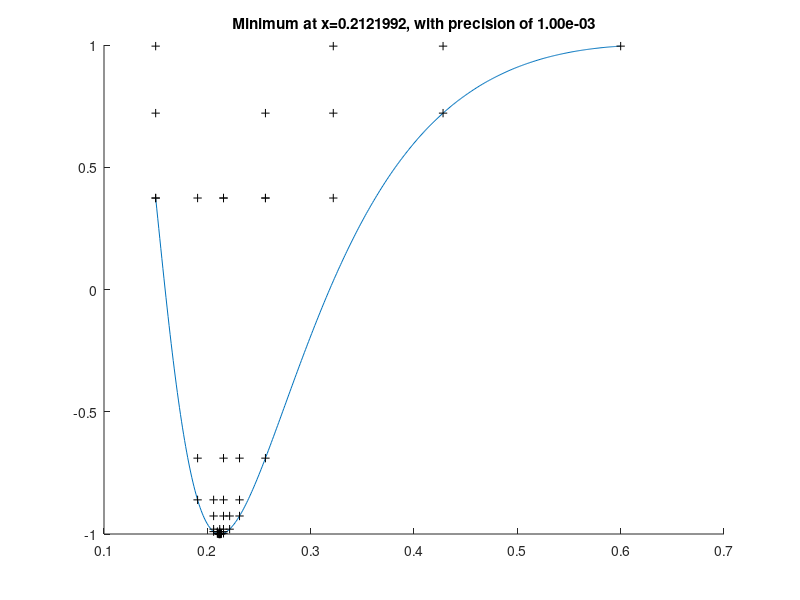
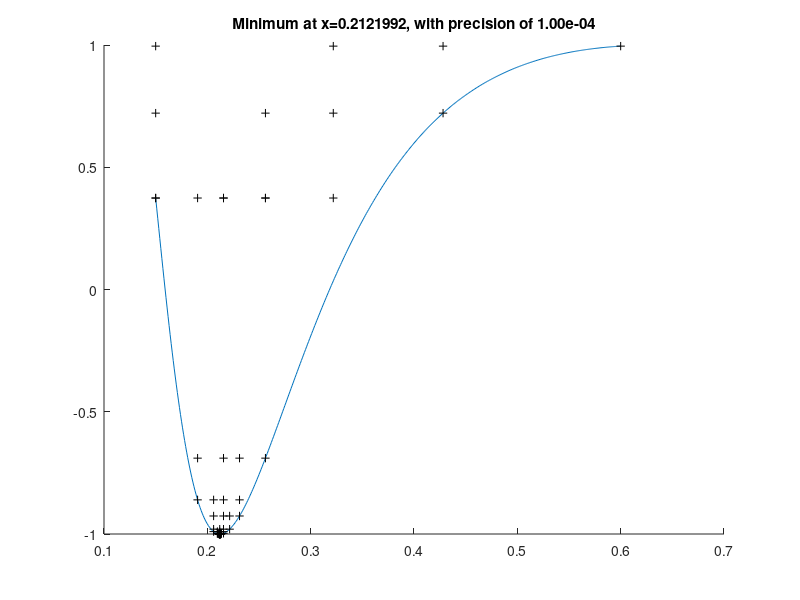
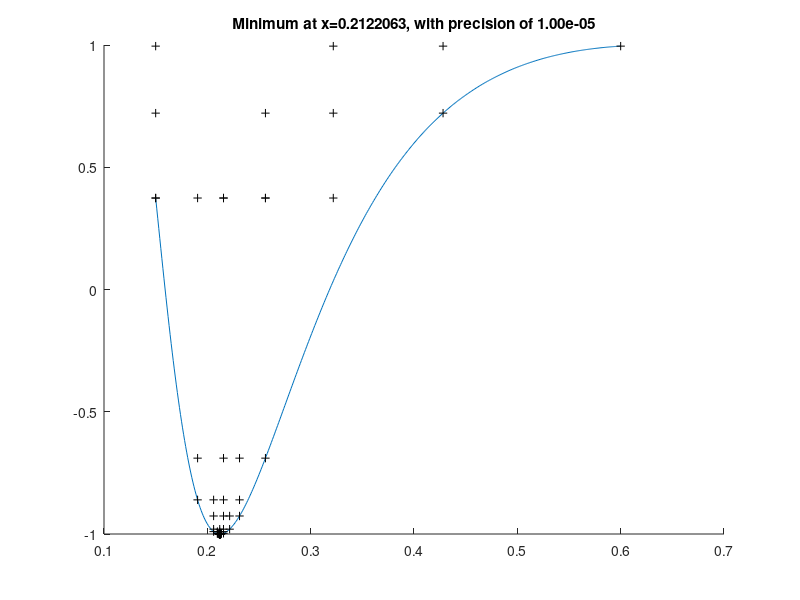
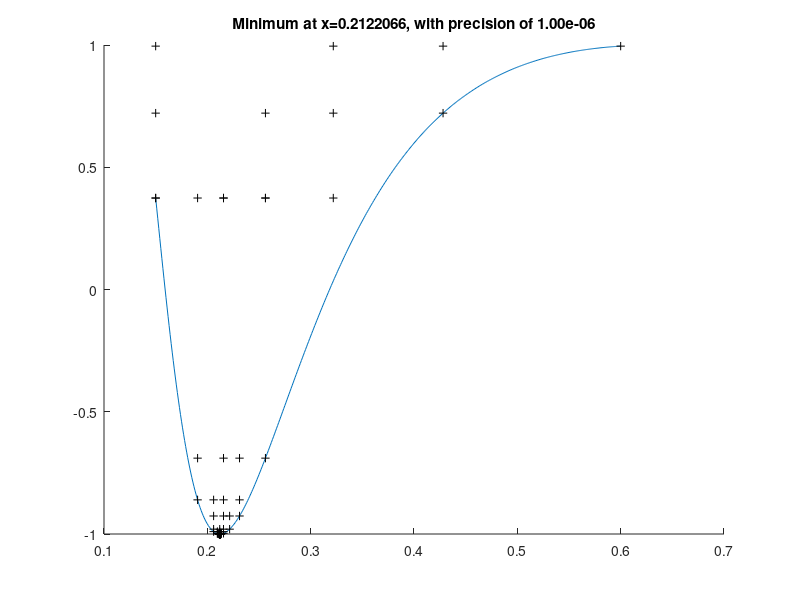

These charts were generated, in order, by the following MATLAB code:
# golden_section_search.m
# Golden section search algorithm
# Vladimir Rutsky <altsysrq@gmail.com>
# 17.03.2009

precPows = [-3:-1:-6];
#precPows = [-3:-1:-3];
func = inline("sin(1./x)");
range = [0.15, 0.6];

function plotFunction( func, a, b, step )
  assert(a <= b);
  
  x = [a:step:b];
  y = func(x);
  
  plot(x, y, "-");
endfunction

function goldenSectionSearch( func, a, b, precision )
  assert(a <= b);
  
  figure();
  hold on;
  
  # Plotting function.
  plotFunction(func, a, b, 1e-3);
  
  # Searching minimum with golden section search (with visualization).
  phi = (5^0.5 + 1) / 2;
  
  originalRange = [a, b];
  
  assert(abs(phi) > 1e-10);
  x1 = b - (b - a) / phi;
  x2 = a + (b - a) / phi;
  y1 = func(x1);
  y2 = func(x2);
  while (abs(b - a) >= precision)
    assert(a < x1);
    assert(x1 < x2);
    assert(x2 < b);
    oldDist = b - a;
    
    # Drawing.
    yMax = max([func(a), func(x1), func(x2), func(b)]);
    #yMax = max([func(x1), func(x2)]);
    x = [a,    x1,   x2,   b   ];
    y = [yMax, yMax, yMax, yMax];
    plot(x, y, "+k");
    
    if (y1 <= y2)
      b  = x2;
      x2 = x1;
      x1 = b - (b - a) / phi;
      y2 = y1;
      y1 = func(x1);
    else
      a  = x1;
      x1 = x2;
      x2 = a + (b - a) / phi;
      y1 = y2;
      y2 = func(x2);
    endif

    newDist = b - a;
    assert(oldDist > newDist);
  endwhile
  
  if (y1 <= y2)
    res = x1;
  else
    res = x2;
  endif
  
  resStr = sprintf("Minimum at x=%9.7f, with precision of %5.2e", res, precision)
  title(resStr);
  
  drawnow();
endfunction

# Iterating through precisions.
precs = 10 .^ precPows;
for prec = precs
  goldenSectionSearch(func, range(1), range(2), prec)
endfor

input("Press enter to quit.");
